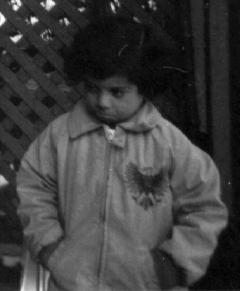
%> input picture pout.tif, 240 x 291 px
$ octave 'Media Filter.m'   (GNU Octave 9; MATLAB toolbox functions it lacks are replaced by stand-ins)
%> lines starting %> are read from the running program, lines starting %| are printed output that depends on the picture
clear;
imgGray =imread('pout.tif');
%> imgGray is the input picture: size 291x240x3 uint8; min 0, max 255, mean 61.7
img=imnoise(imgGray,'salt & pepper',0.062);
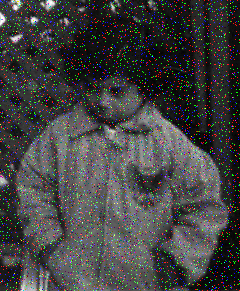
%> img: size 291x240x3 uint8; mean R, G, B 66, 65.9, 65.7
imshow(img,'notruesize');
[i,j]=size(img);
%> i = 291; j = 720
for m = 2:i-1
    for n = 2:j-1
       tab(1)=img(m-1,n-1);
       tab(2)=img(m-1,n);
       tab(3)=img(m-1,n+1);
       tab(4)=img(m,n-1);
       tab(5)=img(m,n);
       tab(6)=img(m,n+1);
       tab(7)=img(m+1,n-1);
       tab(8)=img(m+1,n);
       tab(9)=img(m+1,n+1);
       p=sort(tab);
       imgG(m,n)=p(5);
    end
end
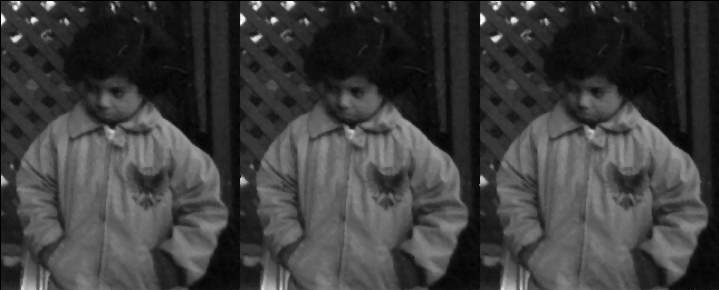
%> imgG: size 290x719 uint8; min 0, max 252, mean 61.4
%> after the loop, tab = [15 15 14 23 24 22 36 38 36]
figure;imshow(imgG,'notruesize');
